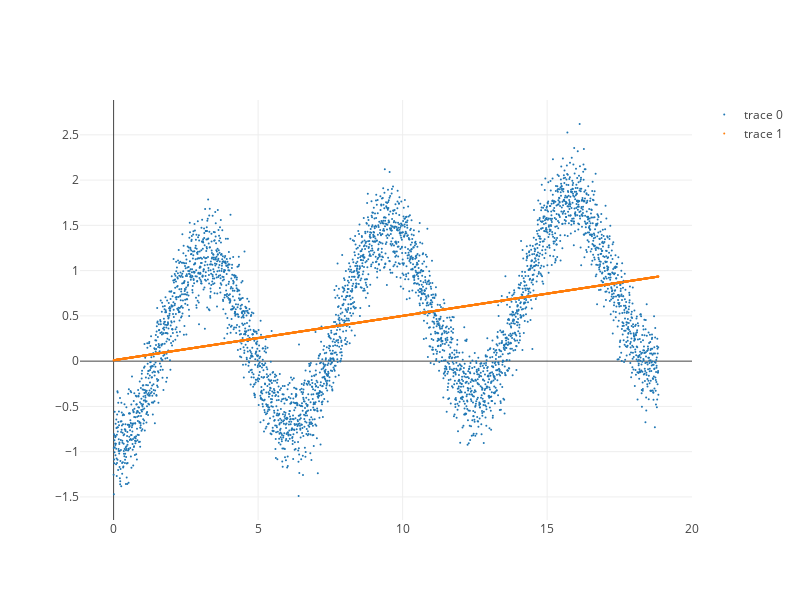

Notebook cell for this chart:
### Code cell
mychart(x,y,np.array(ypred))

### Figure 1 — Plotly figure (JSON) as saved in the notebook; plotly's stock layout.template omitted (floating-point values rounded to 4 significant figures; data arrays with more than 128 entries replaced by an {"elided": "..."} marker saying what was removed)
{"data": [{"marker": {"size": 2}, "mode": "markers", "type": "scatter", "uid": "2088a1ba-bdad-11e8-8649-9f5ff429174c", "x": {"elided": "4000 float values"}, "y": {"elided": "4000 float values"}}, {"marker": {"size": 2}, "mode": "markers", "type": "scatter", "uid": "2088a2f0-bdad-11e8-8649-9f5ff429174c", "x": {"elided": "4000 float values"}, "y": {"elided": "4000 float values"}}], "layout": {"autosize": false, "height": 600, "width": 800, "yaxis": {"autorange": true}}}
